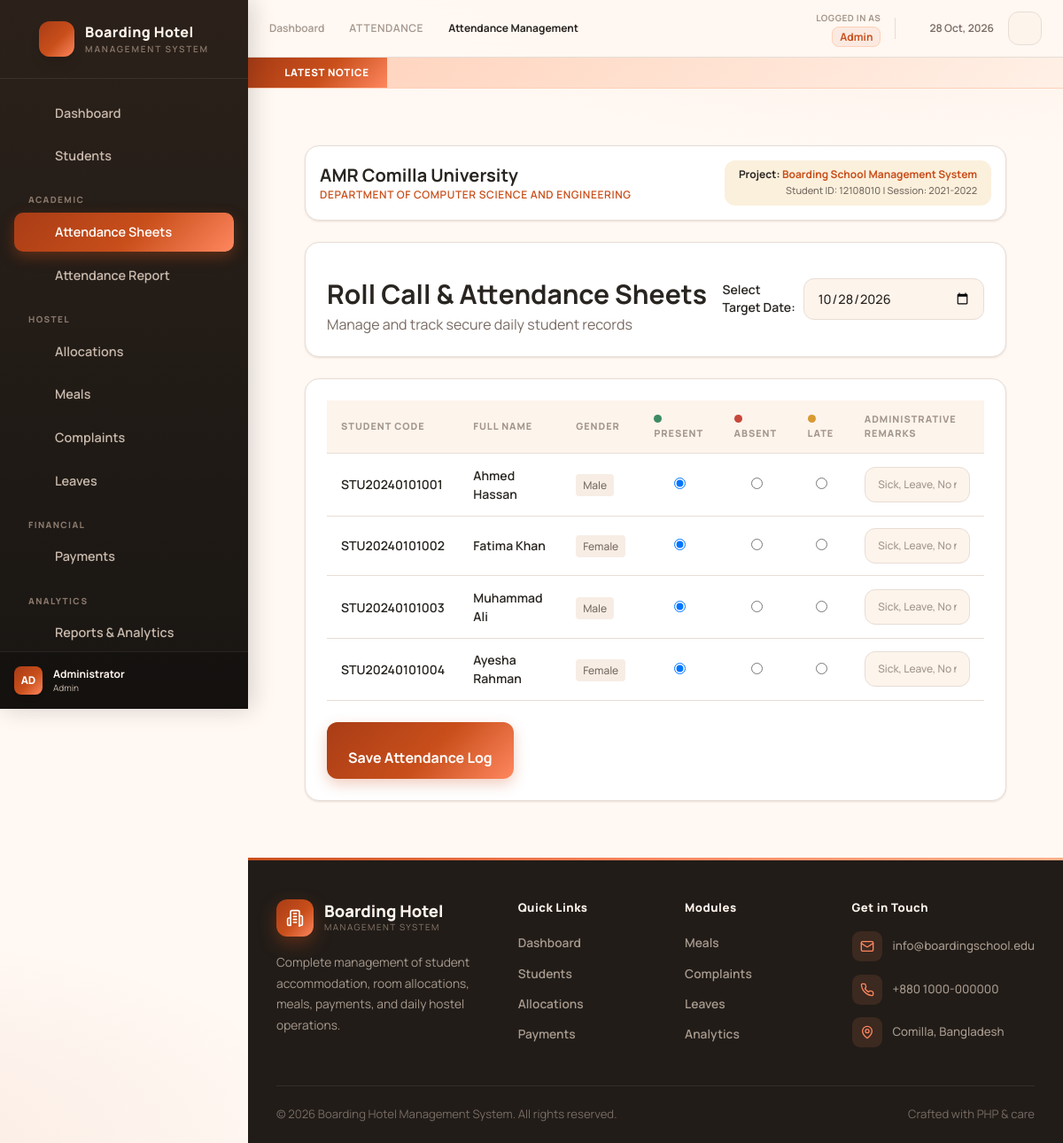
Screenshot of /students/attendance/manage.php (signed in) with the database file from the repository.
### tables this page shows
CREATE TABLE students (
    id INT AUTO_INCREMENT PRIMARY KEY,
    student_code VARCHAR(50) NOT NULL UNIQUE,
    guardian_id INT,
    first_name VARCHAR(100) NOT NULL,
    last_name VARCHAR(100) NOT NULL,
    gender ENUM('Male', 'Female') NOT NULL,
    dob DATE,
    blood_group VARCHAR(5),
    phone VARCHAR(20) NOT NULL,
    email VARCHAR(100) NOT NULL UNIQUE,
    photo VARCHAR(255),
    address TEXT,
    admission_date DATE NOT NULL,
    status ENUM('Active', 'Inactive') DEFAULT 'Active',
    created_at TIMESTAMP DEFAULT CURRENT_TIMESTAMP,
    updated_at TIMESTAMP DEFAULT CURRENT_TIMESTAMP ON UPDATE CURRENT_TIMESTAMP,
    FOREIGN KEY (guardian_id) REFERENCES guardians(id) ON DELETE SET NULL,
    INDEX idx_status (status),
    INDEX idx_student_code (student_code)
);

### students/attendance/manage.php (the view, shortened to what this page needs)
<?php
require_once '../../includes/auth_check.php';
require '../../components/header.php';
$attendance_date = $_GET['date'] ?? date('Y-m-d');
$studentsSql = "SELECT s.id, s.student_code, s.first_name, s.last_name, s.gender,
                       a.status as attendance_status, a.remarks as attendance_remarks
                FROM students s
                LEFT JOIN attendance a ON s.id = a.student_id AND a.attendance_date = ?
                WHERE s.status = 'Active'
                ORDER BY s.student_code ASC";
$stmt = $conn->prepare($studentsSql);
$stmt->bind_param('s', $attendance_date);
$stmt->execute();
$studentsResult = $stmt->get_result();
?>
<div class="p-4 lg:p-8 max-w-[1400px] mx-auto">
    <div class="glass mb-6 p-4 rounded-2xl flex flex-col md:flex-row justify-between items-center text-center md:text-left gap-4">
        <div>
            <h2 class="text-xl font-bold text-slate-800">AMR Comilla University</h2>
            <p class="text-xs font-semibold text-indigo-600 tracking-wider uppercase">Department of Computer Science and Engineering</p>
        </div>
        <div class="bg-indigo-50 px-4 py-2 rounded-xl text-center md:text-right">
            <p class="text-xs font-bold text-slate-700">Project: <span class="text-indigo-600">Boarding School Management System</span></p>
            <p class="text-[11px] text-slate-500 font-medium mt-0.5">Student ID: 12108010 | Session: 2021-2022</p>
        </div>
    </div>
    <div class="glass rounded-2xl p-6 mb-6 flex flex-col sm:flex-row justify-between items-start sm:items-center gap-4">
        <div>
            <h2 class="text-3xl font-bold text-slate-800"><?php echo icon('attendance', 'w-4 h-4'); ?> Roll Call & Attendance Sheets</h2>
            <p class="text-slate-600 mt-1">Manage and track secure daily student records</p>
        </div>
        <div>
            <form method="GET" class="flex items-center gap-2">
                <label class="text-sm font-semibold text-slate-700">Select Target Date:</label>
                <input type="date" name="date" class="input-field" value="<?= $attendance_date ?>" onchange="this.form.submit()">
            </form>
        </div>
    </div>
    <form method="POST" class="glass rounded-2xl overflow-hidden p-6">
        <div class="overflow-x-auto mb-6">
            <table class="data-table">
                <thead>
                    <tr>
                        <th>Student Code</th>
                        <th>Full Name</th>
                        <th>Gender</th>
                        <th class="text-center"><span class="dot dot-green"></span> Present</th>
                        <th class="text-center"><span class="dot dot-red"></span> Absent</th>
                        <th class="text-center"><span class="dot dot-amber"></span> Late</th>
                        <th>Administrative Remarks</th>
                    </tr>
                </thead>
                <tbody>
                    <?php if ($studentsResult->num_rows > 0): ?>
                        <?php while ($row = $studentsResult->fetch_assoc()):
                            $status = $row['attendance_status'] ?? 'Present';
                        ?>
                            <tr class="hover:bg-slate-50/80 transition">
                                <td class="font-bold text-slate-900"><?= htmlspecialchars($row['student_code']) ?></td>
                                <td class="font-medium text-slate-700"><?= htmlspecialchars($row['first_name'] . ' ' . $row['last_name']) ?></td>
                                <td><span class="text-xs px-2 py-1 rounded bg-slate-100 text-slate-600 font-medium"><?= $row['gender'] ?></span></td>
                                <td class="text-center">
                                    <input type="radio" name="status[<?= $row['id'] ?>]" value="Present" class="radio-btn" <?= $status === 'Present' ? 'checked' : '' ?>>
                                </td>
                                <td class="text-center">
                                    <input type="radio" name="status[<?= $row['id'] ?>]" value="Absent" class="radio-btn" <?= $status === 'Absent' ? 'checked' : '' ?>>
                                </td>
                                <td class="text-center">
                                    <input type="radio" name="status[<?= $row['id'] ?>]" value="Late" class="radio-btn" <?= $status === 'Late' ? 'checked' : '' ?>>
                                </td>
                                <td>
                                    <input type="text" name="remarks[<?= $row['id'] ?>]" class="input-field w-full text-xs"
                                           placeholder="Sick, Leave, No notice..." value="<?= htmlspecialchars($row['attendance_remarks'] ?? '') ?>">
                                </td>
                            </tr>
                        <?php endwhile; ?>
                    <?php else: ?>
                        <tr>
                            <td colspan="7" class="text-center text-slate-400 py-8 font-medium">No active student registration files found inside data logs.</td>
                        </tr>
                    <?php endif; ?>
                </tbody>
            </table>
        </div>
        <?php if ($studentsResult->num_rows > 0): ?>
            <div class="flex gap-3">
                <button type="submit" class="px-6 py-3 bg-gradient-to-r from-indigo-600 to-purple-600 text-white font-bold rounded-xl shadow-lg hover:opacity-90 transition">
                    <?php echo icon('save', 'w-4 h-4'); ?> Save Attendance Log
                </button>
            </div>
        <?php endif; ?>
    </form>
</div>
<?php
require '../../components/footer.php';
?>

### rows the page displays
students: student_code "STU20240101001", first_name+last_name "Ahmed Hassan", gender "Male"
students: student_code "STU20240101002", first_name+last_name "Fatima Khan", gender "Female"
students: student_code "STU20240101003", first_name+last_name "Muhammad Ali", gender "Male"
students: student_code "STU20240101004", first_name+last_name "Ayesha Rahman", gender "Female"

### other values shown
substr(htmlspecialchars($user_name), 0, 2) "AD"
$user_name "Administrator"
$user_role "Admin"
$current_dir "ATTENDANCE"
$page_title_display "Attendance Management"
$l[0] "Dashboard"
$l[0] "Students"
$l[0] "Allocations"
$l[0] "Payments"
$m[0] "Meals"
$m[0] "Complaints"
$m[0] "Leaves"
$m[0] "Analytics"
